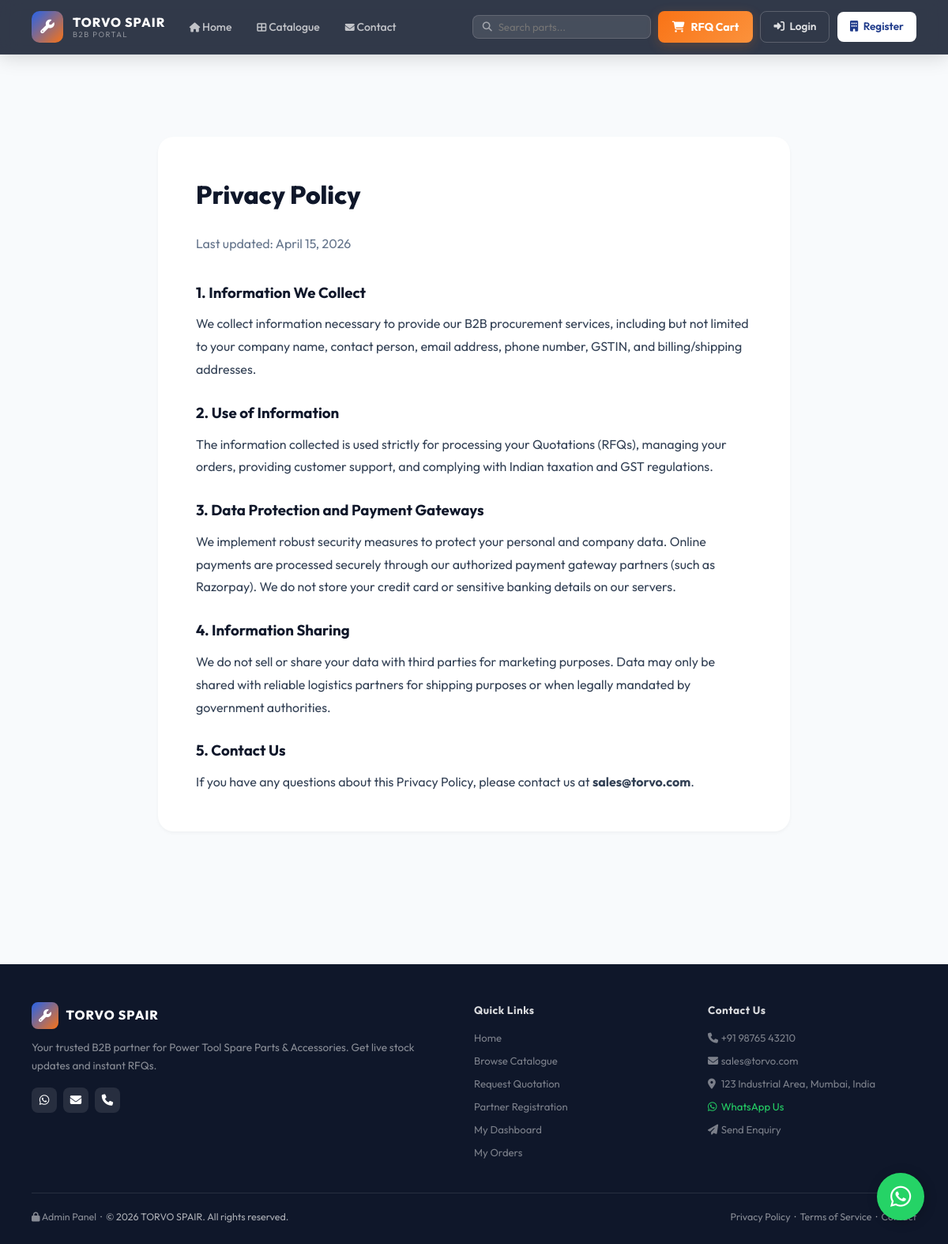
Page /portal/privacy.php on the committed database.
### tables this page shows
CREATE TABLE IF NOT EXISTS settings (
    setting_key VARCHAR(100) PRIMARY KEY,
    setting_value TEXT,
    category ENUM('frontend', 'admin', 'system') DEFAULT 'frontend',
    updated_at TIMESTAMP DEFAULT CURRENT_TIMESTAMP ON UPDATE CURRENT_TIMESTAMP
);

### portal/config/auth.php (called while the page is built, shortened)
<?php
function portalDB(): PDO {
    static $pdo = null;
    if ($pdo === null) {
        try {
            $pdo = new PDO(
                "mysql:host=" . DB_HOST . ";dbname=" . DB_NAME . ";charset=utf8mb4",
                DB_USER, DB_PASS,
                [PDO::ATTR_ERRMODE => PDO::ERRMODE_EXCEPTION, PDO::ATTR_DEFAULT_FETCH_MODE => PDO::FETCH_ASSOC]
            );
        } catch (PDOException $e) {
            die("<strong>Portal Database Connection Failed:</strong><br>Please ensure you have configured your live database credentials correctly in <code>portal/config/auth.php</code>.<br><br><i>Error: " . htmlspecialchars($e->getMessage()) . "</i>");
        }
    }
    return $pdo;
}
function customerLoggedIn(): bool {
    return !empty($_SESSION['customer_id']);
}
if (!function_exists('getSetting')) {
    function getSetting(string $key, string $default = ''): string {
        try {
            $db = portalDB();
            $stmt = $db->prepare('SELECT setting_value FROM settings WHERE setting_key = ?');
            $stmt->execute([$key]);
            $val = $stmt->fetchColumn();
            return $val !== false ? $val : $default;
        } catch (PDOException $e) {
            return $default;
        }
    }
}

### portal/privacy.php (the view, shortened to what this page needs)
<?php
require_once __DIR__ . '/config/auth.php';
include __DIR__ . '/includes/header.php';
?>
<div class="fw-section">
    <div class="container" style="max-width: 800px; background: #fff; padding: 3rem; border-radius: var(--radius-lg); box-shadow: var(--shadow-sm); margin-top: 2rem; margin-bottom: 2rem;">
        <h1 style="font-size: 2rem; font-weight: 800; color: var(--text-dark); margin-bottom: 1.5rem;">Privacy Policy</h1>
        <p style="color: var(--text-light); margin-bottom: 2rem;">Last updated: <?= date('F d, Y') ?></p>
        <div style="color: var(--text-medium); line-height: 1.8;">
            <h3 style="color: var(--text-dark); margin-top: 1.5rem; margin-bottom: 0.5rem;">1. Information We Collect</h3>
            <p>We collect information necessary to provide our B2B procurement services, including but not limited to your company name, contact person, email address, phone number, GSTIN, and billing/shipping addresses.</p>
            <h3 style="color: var(--text-dark); margin-top: 1.5rem; margin-bottom: 0.5rem;">2. Use of Information</h3>
            <p>The information collected is used strictly for processing your Quotations (RFQs), managing your orders, providing customer support, and complying with Indian taxation and GST regulations.</p>
            <h3 style="color: var(--text-dark); margin-top: 1.5rem; margin-bottom: 0.5rem;">3. Data Protection and Payment Gateways</h3>
            <p>We implement robust security measures to protect your personal and company data. Online payments are processed securely through our authorized payment gateway partners (such as Razorpay). We do not store your credit card or sensitive banking details on our servers.</p>
            <h3 style="color: var(--text-dark); margin-top: 1.5rem; margin-bottom: 0.5rem;">4. Information Sharing</h3>
            <p>We do not sell or share your data with third parties for marketing purposes. Data may only be shared with reliable logistics partners for shipping purposes or when legally mandated by government authorities.</p>
            <h3 style="color: var(--text-dark); margin-top: 1.5rem; margin-bottom: 0.5rem;">5. Contact Us</h3>
            <p>If you have any questions about this Privacy Policy, please contact us at <strong><?= htmlspecialchars(getSetting('contact_email', 'sales@torvo.com')) ?></strong>.</p>
        </div>
    </div>
</div>
<?php include __DIR__ . '/includes/footer.php'; ?>

### portal/includes/header.php (shortened to what this page needs)
<?php
require_once __DIR__ . '/../config/auth.php';
$customer    = customerLoggedIn() ? currentCustomer() : null;
$activePage  = $activePage ?? '';
?>
<!DOCTYPE html>
<html lang="en">
<head>
    <link rel="stylesheet" href="https://cdnjs.cloudflare.com/ajax/libs/animate.css/4.1.1/animate.min.css">
    <link rel="stylesheet" href="https://cdnjs.cloudflare.com/ajax/libs/font-awesome/6.5.0/css/all.min.css">
    <link rel="stylesheet" href="<?= PORTAL_URL ?>/assets/css/portal.css?v=1.1">
</head>
<body>
<?php $waNumber = getSetting('whatsapp_number', preg_replace('/[^0-9]/', '', getSetting('contact_phone', '919876543210'))); ?>
<a href="https://wa.me/<?= $waNumber ?>?text=Hello%20<?= urlencode(getSetting('site_title', 'TORVO SPAIR')) ?>%20Support,%20I%20need%20assistance%20with%20an%20order." class="wa-float" target="_blank" rel="noopener">
    <i class="fab fa-whatsapp"></i>
</a>
<nav class="portal-nav">
    <div class="nav-inner">
        <a href="<?= PORTAL_URL ?>/home.php" class="nav-brand">
            <?php $dynLogo = getSetting('logo_image'); if ($dynLogo): ?>
                <img src="<?= UPLOAD_URL . $dynLogo ?>" alt="Logo" style="height:36px;border-radius:6px;background:#fff;padding:3px;">
            <?php else: ?>
                <div class="nav-brand-icon"><i class="fas fa-wrench"></i></div>
            <?php endif; ?>
            <div class="nav-brand-text">
                <div class="brand-name"><?= getSetting('site_title', 'TORVO SPAIR') ?></div>
                <div class="brand-sub"><?= getSetting('b2b_subtitle', 'B2B Portal') ?></div>
            </div>
        </a>
        <div class="nav-links" id="mobileNav">
            <a href="<?= PORTAL_URL ?>/home.php" class="nav-link <?= $activePage==='home'?'active':'' ?>">
                <i class="fas fa-home" style="font-size:0.75rem;"></i> Home
            </a>
            <a href="<?= PORTAL_URL ?>/catalogue.php" class="nav-link <?= $activePage==='catalogue'?'active':'' ?>">
                <i class="fas fa-th-large" style="font-size:0.75rem;"></i> Catalogue
            </a>
            <a href="<?= PORTAL_URL ?>/contact.php" class="nav-link <?= $activePage==='contact'?'active':'' ?>">
                <i class="fas fa-envelope" style="font-size:0.75rem;"></i> Contact
            </a>
        </div>
        <div class="nav-right">
            <div style="position:relative;" class="portal-search-wrap desktop-only" id="portalSearchWrap">
                <div style="display:flex;align-items:center;background:rgba(255,255,255,0.1);border:1px solid rgba(255,255,255,0.15);border-radius:8px;padding:0.4rem 0.75rem;gap:0.5rem;">
                    <i class="fas fa-search" style="color:rgba(255,255,255,0.5);font-size:0.75rem;"></i>
                    <input type="text" id="portalSearch" placeholder="Search parts..." autocomplete="off"
                           style="background:none;border:none;outline:none;color:#fff;font-size:0.82rem;width:180px;font-family:inherit;"
                           onfocus="this.parentElement.style.borderColor='rgba(255,255,255,0.4)'"
                           onblur="this.parentElement.style.borderColor='rgba(255,255,255,0.15)'">
                </div>
            </div>
            <a href="<?= PORTAL_URL ?>/rfq_cart.php" class="nav-rfq-btn">
                <i class="fas fa-shopping-cart"></i>
                <span class="rfq-cart-label">RFQ Cart</span>
            </a>
            <?php if ($customer): ?>
            <div class="nav-user desktop-only">
                <div class="nav-user-avatar"><?= strtoupper(substr($customer['name'], 0, 1)) ?></div>
                <div style="display:flex;flex-direction:column;line-height:1.2;">
                    <span style="font-size:0.8rem;font-weight:600;color:#fff;"><?= htmlspecialchars(explode(' ', $customer['name'])[0]) ?></span>
                    <span style="font-size:0.65rem;color:rgba(255,255,255,0.5);"><?= htmlspecialchars($customer['company'] ?? '') ?></span>
                </div>
                <a href="<?= PORTAL_URL ?>/profile.php" class="nav-auth-btn nav-login" style="font-size:0.78rem;padding:0.4rem 0.75rem;" title="My Profile">
                    <i class="fas fa-user-cog"></i>
                </a>
                <a href="<?= PORTAL_URL ?>/logout.php" class="nav-auth-btn nav-login" style="font-size:0.78rem;padding:0.4rem 0.75rem;" title="Logout">
                    <i class="fas fa-sign-out-alt"></i>
                </a>
            </div>
            <?php else: ?>
            <a href="<?= PORTAL_URL ?>/index.php" class="nav-auth-btn nav-login desktop-only">
                <i class="fas fa-sign-in-alt"></i> Login
            </a>
            <a href="<?= PORTAL_URL ?>/register.php" class="nav-auth-btn nav-register desktop-only">
                <i class="fas fa-building"></i> Register
            </a>
            <?php endif; ?>
        </div>
    </div>
</nav>

### portal/includes/footer.php (shortened to what this page needs)
<footer class="portal-footer">
    <div class="footer-inner">
        <div class="footer-grid">
            <div class="footer-about">
                <div style="display:flex;align-items:center;gap:0.6rem;margin-bottom:0.5rem;">
                    <?php $dynLogo = getSetting('logo_image'); if ($dynLogo): ?>
                        <img src="<?= UPLOAD_URL . $dynLogo ?>" alt="Logo" style="height:34px;border-radius:6px;background:#fff;padding:2px;">
                    <?php else: ?>
                        <div style="width:34px;height:34px;background:linear-gradient(135deg,#2563eb,#f97316);border-radius:8px;display:flex;align-items:center;justify-content:center;font-size:1rem;"><i class="fas fa-wrench" style="color:#fff;"></i></div>
                    <?php endif; ?>
                    <span style="font-size:1rem;font-weight:800;color:#fff;letter-spacing:1px;"><?= getSetting('site_title', 'TORVO SPAIR') ?></span>
                </div>
                <p><?= getSetting('hero_subtitle', 'Your trusted B2B partner for Power Tool Spare Parts & Accessories.') ?></p>
                <div style="margin-top:1rem;display:flex;gap:0.5rem;">
                    <a href="https://api.whatsapp.com/send?phone=<?= getSetting('whatsapp_number', '919800000000') ?>" target="_blank" style="width:32px;height:32px;border-radius:8px;background:rgba(255,255,255,0.1);display:flex;align-items:center;justify-content:center;color:#fff;font-size:0.9rem;"><i class="fab fa-whatsapp"></i></a>
                    <a href="mailto:<?= getSetting('contact_email', 'sales@torvo.com') ?>" style="width:32px;height:32px;border-radius:8px;background:rgba(255,255,255,0.1);display:flex;align-items:center;justify-content:center;color:#fff;font-size:0.9rem;"><i class="fas fa-envelope"></i></a>
                    <a href="tel:<?= getSetting('contact_phone', '+91 98000 00000') ?>" style="width:32px;height:32px;border-radius:8px;background:rgba(255,255,255,0.1);display:flex;align-items:center;justify-content:center;color:#fff;font-size:0.9rem;"><i class="fas fa-phone"></i></a>
                </div>
            </div>
            <div class="footer-col">
                <h4>Quick Links</h4>
                <a href="<?= PORTAL_URL ?>/home.php">Home</a>
                <a href="<?= PORTAL_URL ?>/catalogue.php">Browse Catalogue</a>
                <a href="<?= PORTAL_URL ?>/rfq_cart.php">Request Quotation</a>
                <a href="<?= PORTAL_URL ?>/register.php">Partner Registration</a>
                <a href="<?= PORTAL_URL ?>/dashboard.php">My Dashboard</a>
                <a href="<?= PORTAL_URL ?>/orders.php">My Orders</a>
            </div>
            <div class="footer-col">
                <h4>Contact Us</h4>
                <a href="tel:<?= getSetting('contact_phone', '+91 98000 00000') ?>"><i class="fas fa-phone" style="width:14px;"></i> <?= getSetting('contact_phone', '+91 98000 00000') ?></a>
                <a href="mailto:<?= getSetting('contact_email', 'sales@torvo.com') ?>"><i class="fas fa-envelope" style="width:14px;"></i> <?= getSetting('contact_email', 'sales@torvo.com') ?></a>
                <a href="#"><i class="fas fa-map-marker-alt" style="width:14px;"></i> <?= getSetting('contact_address', 'Mumbai, Maharashtra') ?></a>
                <a href="https://api.whatsapp.com/send?phone=<?= getSetting('whatsapp_number', '919800000000') ?>" target="_blank" style="color:#25d366;margin-top:0.25rem;"><i class="fab fa-whatsapp" style="width:14px;"></i> WhatsApp Us</a>
                <a href="<?= PORTAL_URL ?>/contact.php"><i class="fas fa-paper-plane" style="width:14px;"></i> Send Enquiry</a>
            </div>
        </div>
        <div class="footer-bottom">
            <span><a href="../admin.php" style="color:rgba(255,255,255,0.5);text-decoration:none;" target="_blank"><i class="fas fa-lock" style="font-size:0.75rem;"></i> Admin Panel</a> &nbsp;&middot;&nbsp; © <?= date('Y') ?> <?= getSetting('site_title', 'TORVO SPAIR') ?>. All rights reserved.</span>
            <span>
                <a href="<?= PORTAL_URL ?>/privacy.php" style="color:rgba(255,255,255,0.5);text-decoration:none;">Privacy Policy</a> &nbsp;&middot;&nbsp;
                <a href="<?= PORTAL_URL ?>/terms.php" style="color:rgba(255,255,255,0.5);text-decoration:none;">Terms of Service</a> &nbsp;&middot;&nbsp;
                <a href="<?= PORTAL_URL ?>/contact.php" style="color:rgba(255,255,255,0.5);text-decoration:none;">Contact</a>
            </span>
        </div>
    </div>
</footer>
</body>
</html>

### rows in the picture
settings: setting_value "TORVO SPAIR"
settings: setting_value "B2B PORTAL"
settings: setting_value "sales@torvo.com"
settings: setting_value "Your trusted B2B partner for Power Tool Spare Parts & Accessories. Get live stock updates and instant RFQs."
settings: setting_value "+91 98765 43210"
settings: setting_value "123 Industrial Area, Mumbai, India"
